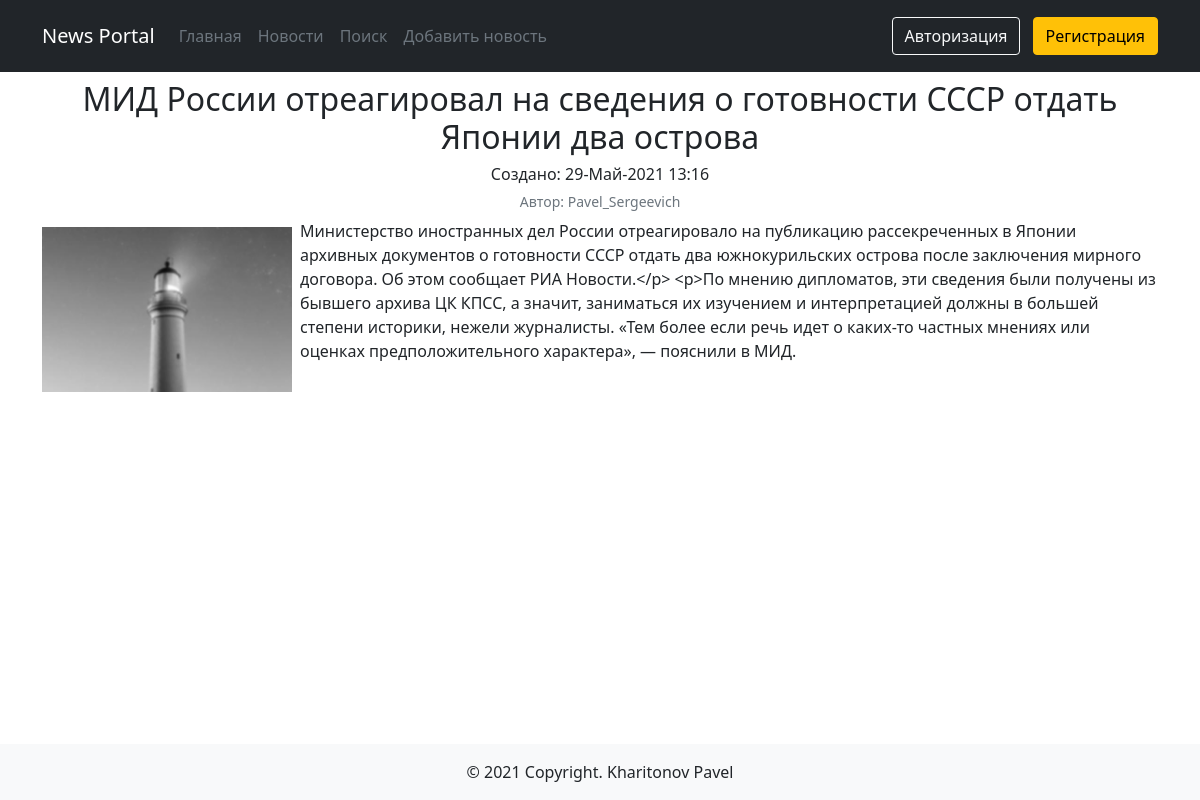
Screenshot of /news/1 with the database file from the repository.
### news/models.py (models this page shows, shortened)
class Post(models.Model):
    ARTICLE = 'AR'
    NEWS = 'NS'
    POST_CHOICES = (
        (ARTICLE, 'Статья'),
        (NEWS, 'Новость'),
    )
    author = models.ForeignKey(Author, on_delete=models.CASCADE, verbose_name='Имя автора')
    type_post = models.CharField(max_length=2, choices=POST_CHOICES,
                                 default=ARTICLE, verbose_name='Тип')
    created_at = models.DateTimeField(auto_now_add=True, verbose_name='Дата создания')
    category = models.ManyToManyField(Category, through='PostCategory', verbose_name='Категория')
    title = models.CharField(max_length=255, verbose_name='Заголовок')
    content = models.TextField(verbose_name='Контент')
    rating = models.IntegerField(default=0, verbose_name='Рейтинг')
    class Meta:
        verbose_name = 'Новость'
        verbose_name_plural = 'Новости'

class Author(models.Model):
    user = models.OneToOneField(User, on_delete=models.CASCADE, verbose_name='Имя')
    rating = models.IntegerField(default=0, verbose_name='Рейтинг')
    def __str__(self):
        return f'{self.user}'
    class Meta:
        verbose_name = 'Автор'
        verbose_name_plural = 'Авторы'

### news/views.py (the view)
# urls.py: path('<int:pk>', PostDetailView.as_view(), name='post'),
class PostDetailView(DetailView):
    model = Post
    template_name = 'news/post.html'
    context_object_name = 'post'
    def get_context_data(self, **kwargs):
        context = super().get_context_data(**kwargs)
        context['is_not_author'] = not self.request.user.groups.filter(name='authors').exists()
        context['post_author'] = str(Post.objects.get(pk=self.kwargs.get('pk')).author.user)
        return context

### news/templatetags/custom_tags.py (called while the page is built)
@register.filter(name='censor')
def censor(value):
    words = ['дурак', 'сука']
    for word in words:
        if word in value:
            value = value.replace(word, '***')
    return str(value)

### news/templates/news/post.html (shortened to what this page needs)
{% extends 'default.html' %}
{% load custom_tags %}
{% block content %}
  <h2 class="text-center mt-2">{{ post.title|censor }}</h2>
  <h6 class="text-center">Создано: {{ post.created_at|date:'d-M-Y H:i'  }}</h6>
  <h6 class="text-center"><small class="text-muted">Автор: {{ post.author }}</small></h6>
  <p><img src="/media/photo.jpg" class="me-2 mb-2 mt-2" alt="{{ post.title|censor }}" style="max-width:250px;float:left;">{{ post.content|censor}}</p>
{% endblock content %}

### rows the page displays
Post: title|censor "МИД России отреагировал на сведения о готовности СССР отдать Японии два острова", created_at "29-Май-2021 13:16", author "Pavel_Sergeevich", content|censor "Министерство иностранных дел России отреагировало на публикацию рассекреченных в Японии архивных документов о готовности СССР отдать два южнокурильских острова после заключения мирного договора. Об этом сообщает РИА Новости.</p> <p>По мнению дипломатов, эти сведения были получены из бывшего архива ЦК КПСС, а значит, заниматься их изучением и интерпретацией должны в большей степени историки, нежели журналисты. «Тем более если речь идет о каких-то частных мнениях или оценках предположительного характера», — пояснили в МИД."
